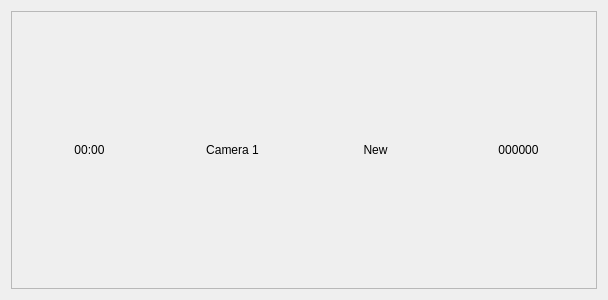
<?xml version="1.0" encoding="UTF-8"?>
<ui version="4.0">
 <class>JournalItem</class>
 <widget class="QWidget" name="JournalItem">
  <property name="geometry">
   <rect>
    <x>0</x>
    <y>0</y>
    <width>608</width>
    <height>300</height>
   </rect>
  </property>
  <property name="windowTitle">
   <string>Form</string>
  </property>
  <property name="windowOpacity">
   <double>1.000000000000000</double>
  </property>
  <property name="autoFillBackground">
   <bool>true</bool>
  </property>
  <layout class="QHBoxLayout" name="horizontalLayout">
   <item>
    <widget class="QFrame" name="frame">
     <property name="frameShape">
      <enum>QFrame::StyledPanel</enum>
     </property>
     <property name="frameShadow">
      <enum>QFrame::Raised</enum>
     </property>
     <layout class="QHBoxLayout" name="horizontalLayout_2">
      <item>
       <widget class="QLabel" name="time">
        <property name="frameShape">
         <enum>QFrame::NoFrame</enum>
        </property>
        <property name="frameShadow">
         <enum>QFrame::Raised</enum>
        </property>
        <property name="text">
         <string>00:00</string>
        </property>
        <property name="alignment">
         <set>Qt::AlignCenter</set>
        </property>
       </widget>
      </item>
      <item>
       <widget class="QLabel" name="camera">
        <property name="frameShape">
         <enum>QFrame::NoFrame</enum>
        </property>
        <property name="frameShadow">
         <enum>QFrame::Raised</enum>
        </property>
        <property name="text">
         <string>Camera 1</string>
        </property>
        <property name="alignment">
         <set>Qt::AlignCenter</set>
        </property>
       </widget>
      </item>
      <item>
       <widget class="QLabel" name="status">
        <property name="frameShape">
         <enum>QFrame::NoFrame</enum>
        </property>
        <property name="frameShadow">
         <enum>QFrame::Raised</enum>
        </property>
        <property name="text">
         <string>New</string>
        </property>
        <property name="alignment">
         <set>Qt::AlignCenter</set>
        </property>
       </widget>
      </item>
      <item>
       <widget class="QLabel" name="id">
        <property name="frameShape">
         <enum>QFrame::NoFrame</enum>
        </property>
        <property name="frameShadow">
         <enum>QFrame::Raised</enum>
        </property>
        <property name="text">
         <string>000000</string>
        </property>
        <property name="alignment">
         <set>Qt::AlignCenter</set>
        </property>
       </widget>
      </item>
     </layout>
    </widget>
   </item>
  </layout>
 </widget>
 <resources/>
 <connections/>
</ui>
